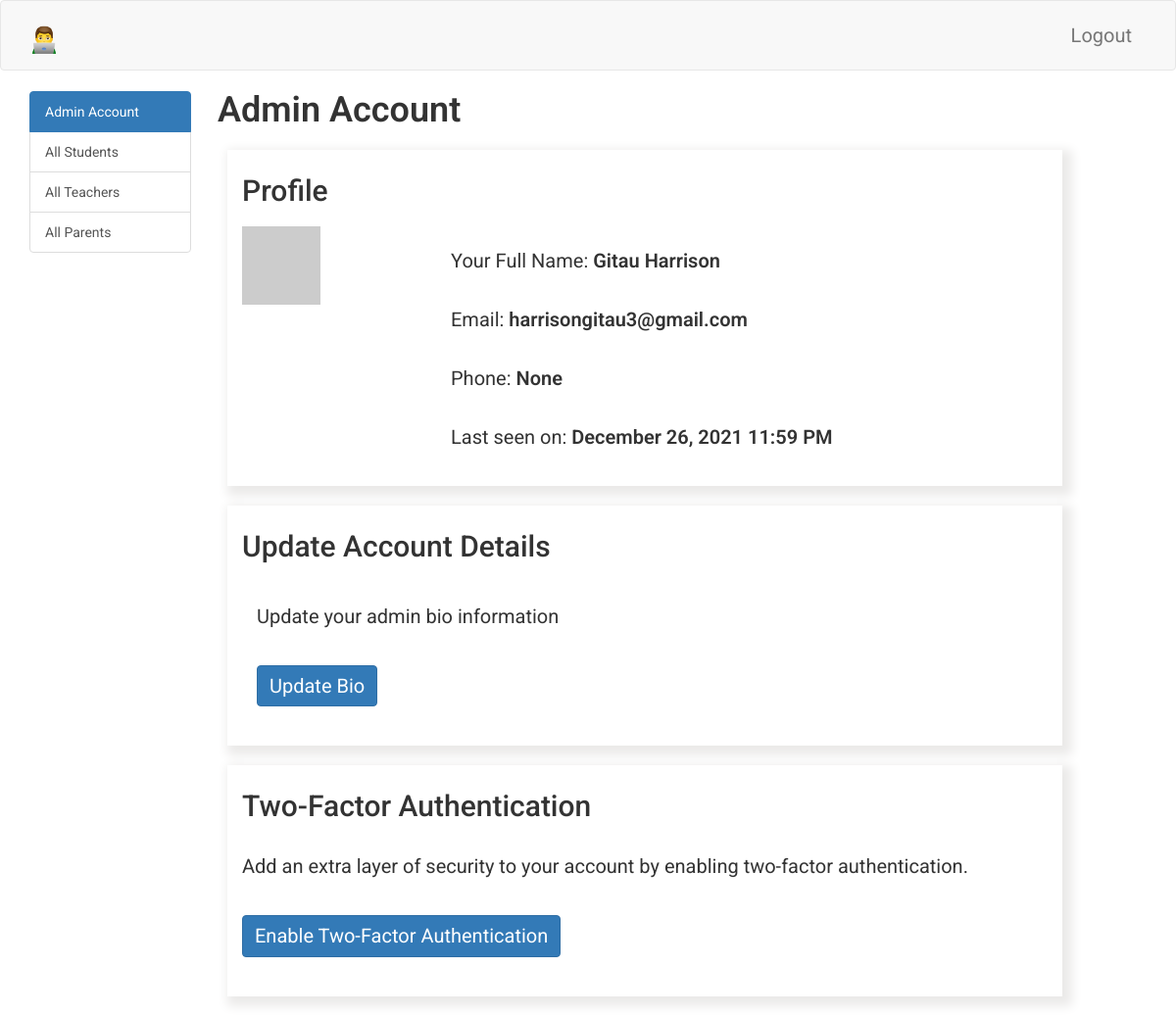
/admin/dashboard (signed in), run on an earlier commit of the app's database.
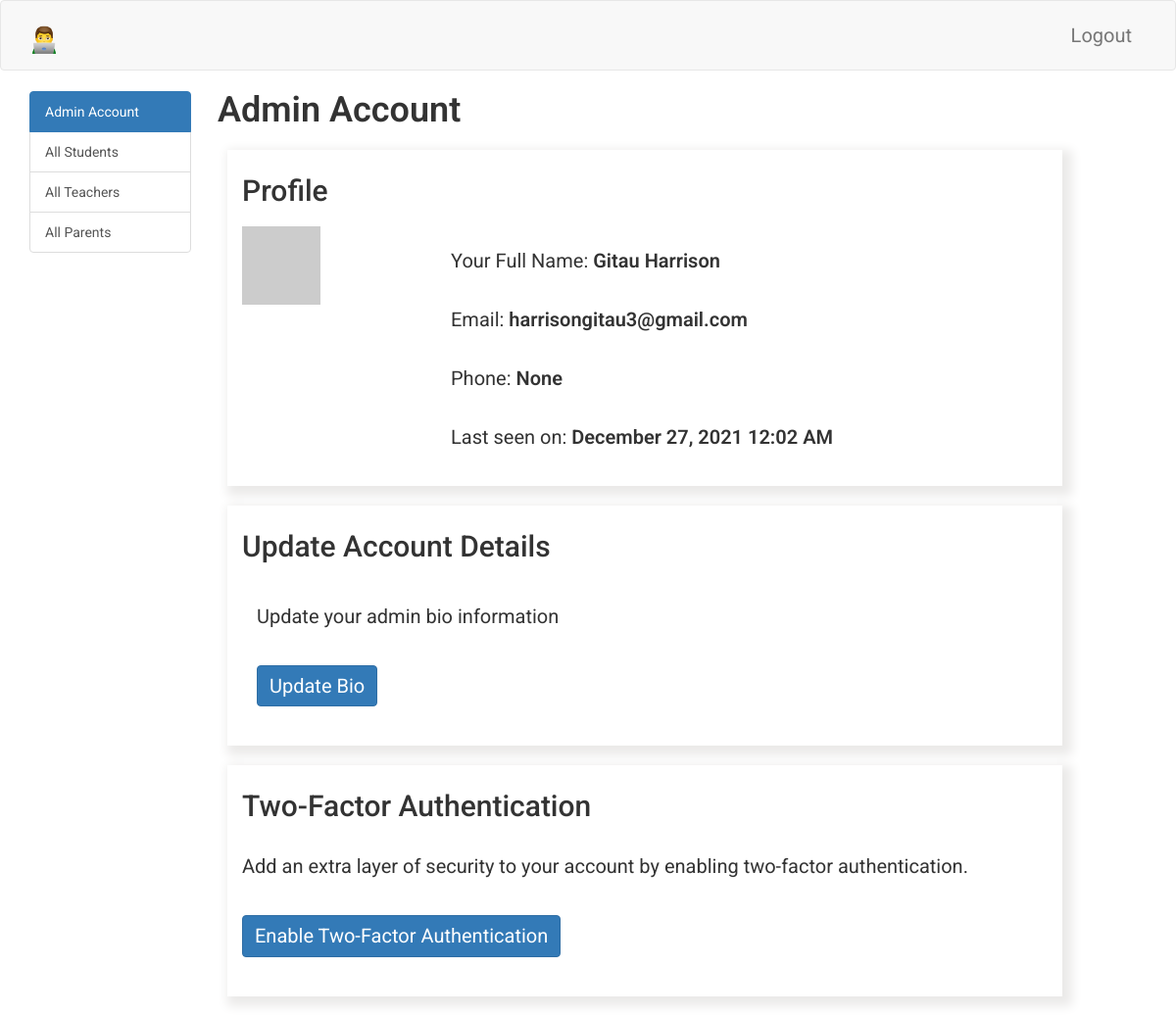
And on a later commit of the database.
### app/models.py (models this page shows, shortened)
class Admin(UserMixin, db.Model):
    __tablename__ = 'admin'
    id = db.Column(db.Integer, primary_key=True)
    admin_full_name = db.Column(db.String(64), index=True, unique=True)
    admin_email = db.Column(db.String(64), unique=True, index=True)
    admin_phone = db.Column(db.String(64), unique=True, index=True)
    admin_last_seen = db.Column(db.DateTime, default=datetime.utcnow)
    admin_about_me = db.Column(db.String(140))
    admin_password_hash = db.Column(db.String(128))
    def avatar_admin(self, size):
        digest = md5(self.admin_email.lower().encode('utf-8')).hexdigest()
        return 'https://www.gravatar.com/avatar/{}?d=identicon&s={}'.format(
            digest, size)
    def two_factor_admin_enabled(self):
        return self.admin_phone is not None

### app/admin/routes.py (the view, shortened to what this page needs)
@bp.route('/dashboard', methods=['GET', 'POST'])
@login_required
def dashboard_admin():
    admin = Admin.query.filter_by(
        admin_full_name=current_user.admin_full_name
        ).first()
    students = Student.query.order_by(Student.student_last_seen.desc()).all()
    teachers = Teacher.query.order_by(Teacher.teacher_last_seen.desc()).all()
    parents = Parent.query.order_by(Parent.parent_last_seen.desc()).all()
    all_students = len(Student.query.all())
    all_teachers = len(Teacher.query.all())
    all_parents = len(Parent.query.all())
    teacher_form = TeacherRegistrationForm()
    return render_template(
        'admin/dashboard_admin.html',
        title='Admin Dashboard',
        admin=admin,
        students=students,
        teachers=teachers,
        parents=parents,
        all_students=all_students,
        all_teachers=all_teachers,
        all_parents=all_parents,
        teacher_form=teacher_form
        )

### app/admin/routes.py (called while the page is built)
@bp.before_request
def before_request():
    if current_user.is_authenticated:
        current_user.admin_last_seen = datetime.utcnow()
        db.session.commit()

### app/models.py (called while the page is built)
@login.user_loader
def load_admin(id):
    return Admin.query.get(int(id))

### app/templates/admin/dashboard_admin.html (shortened to what this page needs)
{% extends 'base.html' %}
{% import 'bootstrap/wtf.html' as wtf %}
{% block app_content %}
<div class="row">
    <div class="col-sm-12">
    </div>
</div>
<div class="row">
    <div class="col-sm-2 sidebar">
        <div class="list-group">
            <a href="#" class="list-group-item tablinks" onclick="openCity(event, 'account')" id="defaultOpen">
                Admin Account
            </a>
            <a href="#" class="list-group-item tablinks" onclick="openCity(event, 'students')">
                All Students
            </a>
            <a href="#" class="list-group-item tablinks" onclick="openCity(event, 'teachers')">
                All Teachers
            </a>
            <a href="#" class="list-group-item tablinks" onclick="openCity(event, 'parents')">
                All Parents
            </a>
        </div>
    </div>
    <div class="col-sm-10 ">
        <div id="account" class="tabcontent">
            <div class="row">
                <div class="row">
                    <div class="col-sm-12">
                        <h1>Admin Account</h1>
                    </div>
                </div>
                <div class="row profile">
                    <div class="col-sm-12">
                        <h2>Profile</h2>
                        <div class="row">
                            <div class="col-sm-3">
                                <img src=" {{ current_user.avatar_admin(128) }} ">
                            </div>
                            <div class="col-sm-9">
                                <p>
                                    Your Full Name: <span style="font-weight: 600;">{{ current_user.admin_full_name }}</span>
                                </p>
                                <p>
                                    Email: <span style="font-weight: 600;">{{ current_user.admin_email }}</span>
                                </p>
                                <p>
                                    Phone: <span style="font-weight: 600;">{{ current_user.admin_phone }}</span>
                                </p>
                                {% if current_user.admin_last_seen %}
                                    <p>
                                        Last seen on: <span style="font-weight: 600;">{{ moment(current_user.admin_last_seen).format('LLL') }}</span>
                                    </p>
                                {% endif %}
                            </div>
                        </div>
                    </div>
                </div>
                <div class="row update-account">
                    <div class="col-sm-12">
                        <h2>Update Account Details</h2>
                        <div class="col-sm-12">
                            <p>
                                Update your admin bio information <br>
                            </p>
                            <p>
                                <a href=" {{ url_for('admin.edit_profile_admin') }} " class="btn btn-primary">Update Bio</a>
                            </p>
                        </div>
                    </div>
                </div>
                <div class="row two-factor-auth">
                    <div class="col-sm-12">
                        <h2>Two-Factor Authentication</h2>
                        <p>
                            Add an extra layer of security to your account by enabling two-factor authentication.
                        </p>
                        {% if not current_user.two_factor_admin_enabled() %}
                            <p>
                                <a href=" {{ url_for('auth.enable_2fa_admin', admin_full_name=admin.admin_full_name) }} " class="btn btn-primary">Enable Two-Factor Authentication</a>
                            </p>
                        {% else %}
                            <p>
                                <a href=" {{ url_for('auth.disable_2fa_admin', admin_full_name=admin.admin_full_name) }} " class="btn btn-primary">Disable Two-Factor Authentication</a>
                            </p>
                        {% endif %}
                    </div>
                </div>
            </div>
        </div>
    </div>
</div>
{% endblock %}

### app/templates/base.html (shortened to what this page needs)
{% extends 'bootstrap/base.html' %}
{% block head %}
    {{ super() }}
{% endblock %}
{% block styles %}
    {{ super() }}
    <link type="text/css" rel="stylesheet" href="{{ url_for('static', filename = 'css/main.css') }}">
    <link rel="stylesheet" href="https://cdnjs.cloudflare.com/ajax/libs/intl-tel-input/16.0.4/css/intlTelInput.css">
{% endblock %}
{% block navbar %}
<nav class="navbar navbar-default">
    <div class="container">
        <div class="navbar-header">
            {% if current_user.is_authenticated %}
                {% if student %}
                    <a class="navbar-brand" href=" {{ url_for('student.dashboard_student') }} ">
                        <img alt="Brand" src="{{ url_for('static', filename = 'images/eLearning.png') }}" width="30" height="30">
                    </a>
                {% elif parent %}
                    <a class="navbar-brand" href=" {{ url_for('main.dashboard_parent') }} ">
                        <img alt="Brand" src="{{ url_for('static', filename = 'images/eLearning.png') }}" width="30" height="30">
                    </a>
                {% elif teacher %}
                    <a class="navbar-brand" href=" {{ url_for('main.dashboard_teacher') }} ">
                        <img alt="Brand" src="{{ url_for('static', filename = 'images/eLearning.png') }}" width="30" height="30">
                    </a>
                {% elif admin %}
                    <a class="navbar-brand" href=" {{ url_for('admin.dashboard_admin') }} ">
                        <img alt="Brand" src="{{ url_for('static', filename = 'images/eLearning.png') }}" width="30" height="30">
                    </a>
                {% else %}
                    <a class="navbar-brand" href=" {{ url_for('main.home') }} ">
                        <img alt="Brand" src="{{ url_for('static', filename = 'images/eLearning.png') }}" width="30" height="30">
                    </a>
                {% endif %}
            {% else %}
                <a class="navbar-brand" href=" {{ url_for('main.home') }} ">
                    somaSoma
                </a>
            {% endif %}
        </div>
        <div class="collapse navbar-collapse" id="bs-example-navbar-collapse-1">
            <ul class="nav navbar-nav navbar-right">
                {% if current_user.is_authenticated %}
                    {% if student %}
                        <li><a href=" {{ url_for('auth.logout_student') }} ">Logout</a></li>
                    {% elif parent %}
                        <li><a href=" {{ url_for('auth.logout_parent') }} ">Logout</a></li>
                    {% elif teacher %}
                        <li><a href=" {{ url_for('auth.logout_teacher') }} ">Logout</a></li>
                    {% elif admin %}
                        <li><a href=" {{ url_for('auth.logout_admin') }} ">Logout</a></li>
                    {% else %}
                        <li><a href=" {{ url_for('auth.login') }} ">Logout</a></li>
                    {% endif %}
                {% endif %}
            </ul>
        </div>
    </div>
</nav>
{% endblock %}
{% block content %}
    <div class="container">
        {% block app_content %}
        {% endblock %}
    </div>
{% endblock %}

### app/static/css/main.css (style rules this page uses)
.navbar-brand { font-size: 30px; font-weight: 600; margin-top: 10px; }
html, body { font-family: 'Roboto', sans-serif; }
h1 { padding-bottom: 10px; font-weight: 600; margin-top: 0px; padding-top: 0px; }
h2, h3, h4, h5, h6, p { margin-top: 0px; padding-top: 10px; padding-bottom: 10px; }
p, li { line-height: 30px; margin-top: 10px; margin-bottom: 10px; }
p, li, td, .btn, .btn-alt, .schedule-btn { font-size: 20px; }
.profile, .update-account, .two-factor-auth, .admin-teacher { padding-top: 15px; padding-bottom: 15px; box-shadow: 5px 5px 10px 5px #ebeae9; margin-bottom: 20px; margin-left: 10px; }
.btn { margin-top: 5px; margin-bottom: 5px; }
.tabcontent { float: left; padding: 0px 12px; width: 89%; border-left: none; height: 300px; }

What changed in the data, as far as the page shows it:
changed Admin "Gitau Harrison": admin_last_seen "December 26, 2021 11:59 PM" → "December 27, 2021 12:02 AM"
